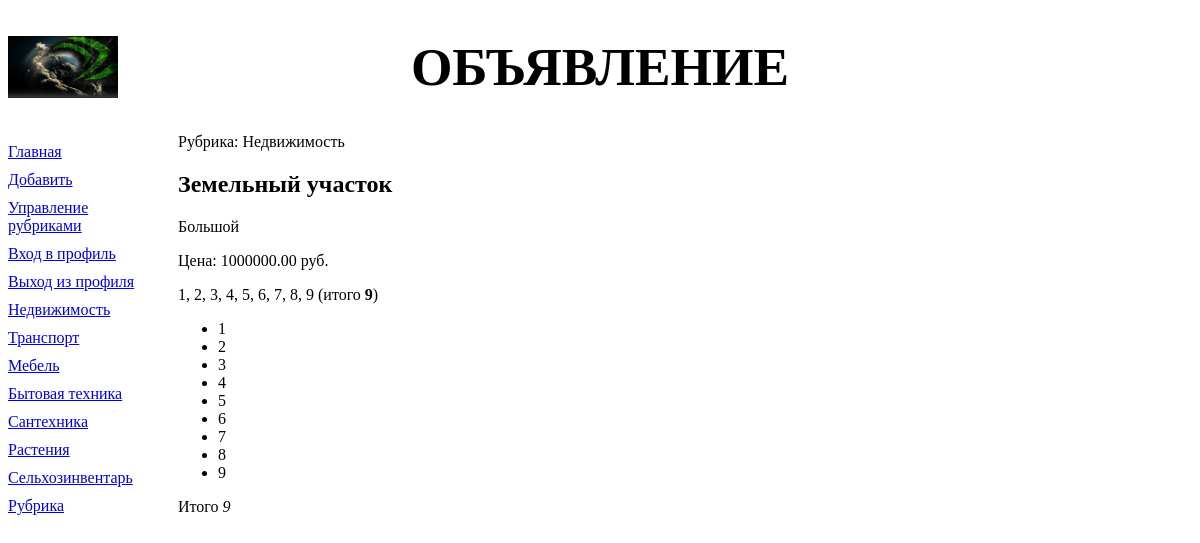
Before: /bboard/detail/1/ with the older database file.
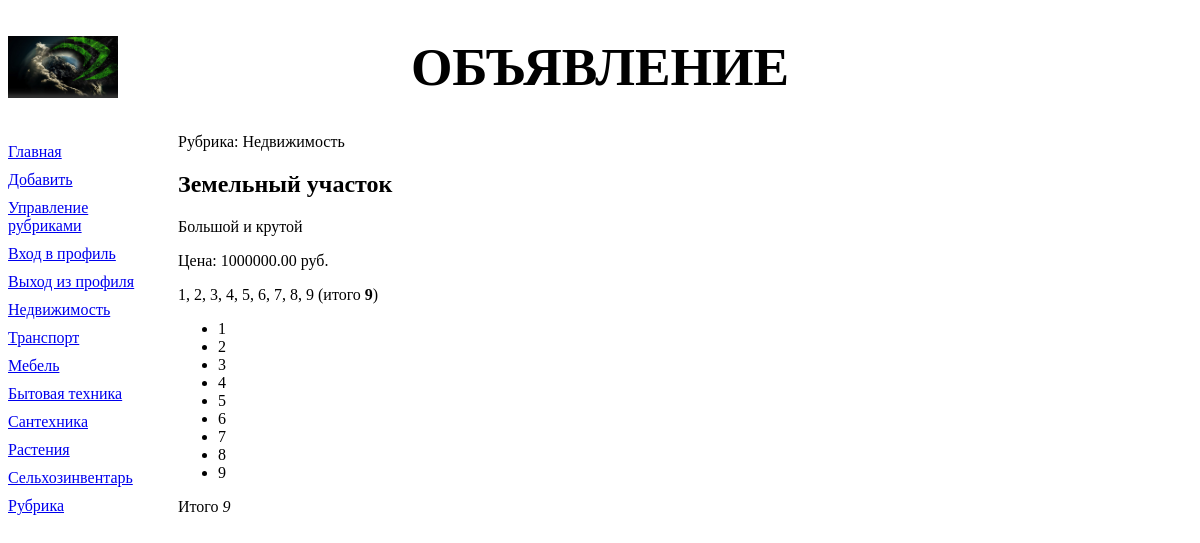
After: the same page with the newer database file.
### bboard/models.py (models this page shows, shortened)
class Bb(models.Model):
    title = models.CharField(max_length=50, verbose_name='Товар')
    content = models.TextField(null=True, blank=True, verbose_name='Описание')
    price = models.FloatField(null=True, blank=True, verbose_name='Цена')
    published = models.DateTimeField(auto_now_add=True, db_index=True, verbose_name='Опубликованно')
    rubric = models.ForeignKey('Rubric', null=True, on_delete=models.PROTECT, verbose_name='Рубрика')
    objects = models.Manager()
    revers = BbManager()
    def title_and_price(self):
        if self.price:
            return '%s (%.2f)' % (self.title, self.price)
        else:
            return self.title
    title_and_price.short_description = 'Название и цена'
    class Meta:
        verbose_name_plural = 'Объявления'
        verbose_name = 'Объявление'
        ordering = ['-published']

class Rubric(models.Model):
    name = models.CharField(max_length=20, db_index=True, verbose_name='Название')
    order = models.SmallIntegerField(default=0, db_index=True)
    objects = RubricManager()
    class Meta:
        verbose_name_plural = 'Рубрики'
        verbose_name = 'Рубрика'
        ordering = ['order', 'name']

### bboard/views.py (the view)
class BbDetailView(DetailView):
    model = Bb
    def get_context_data(self, *args, **kwargs):
        context = super().get_context_data(*args, **kwargs)
        context['rubrics'] = Rubric.objects.all()
        return context

### bboard/models.py (called while the page is built)
    def get_queryset(self):
        return RubricQuerySet(self.model, using=self._db)

### bboard/templatetags/filtersandtags.py (called while the page is built)
@register.filter
def currency(value, name='руб.'):
    return '%1.2f %s' % (value, name)

@register.simple_tag
def lst(sep, *args):
    return mark_safe('%s (итого <strong>%s</strong>)' % (sep.join(args), len(args)))

@register.inclusion_tag('tags/ulist.html')
def ulist(*args):
    return {'items': args}

### bboard/templates/bboard/bb_detail.html (shortened to what this page needs)
{% extends "layout/basic.html" %}
{% load filtersandtags %}
{% block content %}
<p>Рубрика: {{ bb.rubric.name }}</p>
<h2>{{ bb.title }}</h2>
<p>{{ bb.content }}</p>
<p>Цена: {{ bb.price|currency }}</p>
{% lst ', ' '1' '2' '3' '4' '5' '6' '7' '8' '9' %}
{% ulist '1' '2' '3' '4' '5' '6' '7' '8' '9' %}
{% endblock %}

Changed rows visible on the page:
changed Bb "Земельный участок": content "Большой" → "Большой и крутой"
